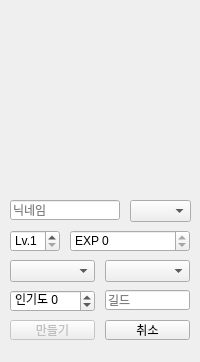
<?xml version="1.0" encoding="UTF-8"?>
<ui version="4.0">
 <class>CharacterAddDialog</class>
 <widget class="QDialog" name="CharacterAddDialog">
  <property name="geometry">
   <rect>
    <x>0</x>
    <y>0</y>
    <width>200</width>
    <height>362</height>
   </rect>
  </property>
  <property name="windowTitle">
   <string>Form</string>
  </property>
  <widget class="SellasLineEdit" name="nameLineEdit">
   <property name="geometry">
    <rect>
     <x>10</x>
     <y>200</y>
     <width>110</width>
     <height>20</height>
    </rect>
   </property>
   <property name="placeholderText">
    <string>닉네임</string>
   </property>
  </widget>
  <widget class="QComboBox" name="jobComboBox">
   <property name="geometry">
    <rect>
     <x>10</x>
     <y>260</y>
     <width>85</width>
     <height>22</height>
    </rect>
   </property>
   <property name="placeholderText">
    <string>직업</string>
   </property>
  </widget>
  <widget class="QComboBox" name="jobDetailComboBox">
   <property name="geometry">
    <rect>
     <x>105</x>
     <y>260</y>
     <width>85</width>
     <height>22</height>
    </rect>
   </property>
   <property name="placeholderText">
    <string>전직</string>
   </property>
  </widget>
  <widget class="QSpinBox" name="levelSpinBox">
   <property name="geometry">
    <rect>
     <x>10</x>
     <y>230</y>
     <width>50</width>
     <height>22</height>
    </rect>
   </property>
   <property name="prefix">
    <string>Lv.</string>
   </property>
   <property name="minimum">
    <number>1</number>
   </property>
   <property name="maximum">
    <number>300</number>
   </property>
  </widget>
  <widget class="QComboBox" name="serverComboBox">
   <property name="geometry">
    <rect>
     <x>130</x>
     <y>200</y>
     <width>61</width>
     <height>22</height>
    </rect>
   </property>
   <property name="placeholderText">
    <string>서버</string>
   </property>
  </widget>
  <widget class="QLineEdit" name="guildLineEdit">
   <property name="geometry">
    <rect>
     <x>105</x>
     <y>290</y>
     <width>85</width>
     <height>20</height>
    </rect>
   </property>
   <property name="placeholderText">
    <string>길드</string>
   </property>
  </widget>
  <widget class="QPushButton" name="makePushButtom">
   <property name="enabled">
    <bool>false</bool>
   </property>
   <property name="geometry">
    <rect>
     <x>10</x>
     <y>320</y>
     <width>85</width>
     <height>20</height>
    </rect>
   </property>
   <property name="text">
    <string>만들기</string>
   </property>
  </widget>
  <widget class="QPushButton" name="cancelPushButton">
   <property name="geometry">
    <rect>
     <x>105</x>
     <y>320</y>
     <width>85</width>
     <height>20</height>
    </rect>
   </property>
   <property name="text">
    <string>취소</string>
   </property>
  </widget>
  <widget class="QSpinBox" name="expSpinBox">
   <property name="geometry">
    <rect>
     <x>70</x>
     <y>230</y>
     <width>120</width>
     <height>22</height>
    </rect>
   </property>
   <property name="prefix">
    <string>EXP </string>
   </property>
   <property name="maximum">
    <number>0</number>
   </property>
  </widget>
  <widget class="QSpinBox" name="popularitySpinBox">
   <property name="geometry">
    <rect>
     <x>10</x>
     <y>290</y>
     <width>85</width>
     <height>22</height>
    </rect>
   </property>
   <property name="prefix">
    <string>인기도 </string>
   </property>
   <property name="minimum">
    <number>-99999</number>
   </property>
   <property name="maximum">
    <number>99999</number>
   </property>
  </widget>
  <widget class="SellasImageWidget" name="characterImageWidget" native="true">
   <property name="geometry">
    <rect>
     <x>10</x>
     <y>10</y>
     <width>180</width>
     <height>180</height>
    </rect>
   </property>
  </widget>
 </widget>
 <customwidgets>
  <customwidget>
   <class>SellasLineEdit</class>
   <extends>QLineEdit</extends>
   <header location="global">ui/sellaslineedit.h</header>
  </customwidget>
  <customwidget>
   <class>SellasImageWidget</class>
   <extends>QWidget</extends>
   <header location="global">ui/sellasimagewidget.h</header>
   <container>1</container>
  </customwidget>
 </customwidgets>
 <resources/>
 <connections/>
</ui>
